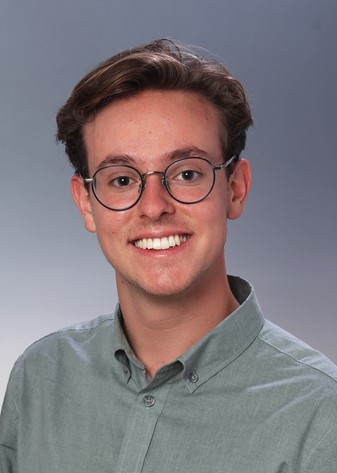
#> input picture images/before/Bild2.jpg, 337 x 473 px, found by its file name
$ python imagineer.py
#> lines starting #> are read from the running program, lines starting #| are printed output that depends on the picture
from PIL import Image
from matplotlib import pyplot as plt

def load(image_path):
    """
    Lädt ein Bild von einem Pfad und gibt das Bildobjekt zurück.

    Arguments:
    image_path -- Pfad des Bildes
    """
    try:
        # Bild einlesen
        image = Image.open(image_path)
#> image is the input picture: PIL image 337x473 RGB; mean R, G, B 129.7, 120.9, 125.5
        return image
    except FileNotFoundError:
        print("Datei nicht gefunden.")
        return None
    except Exception as e:
        print(f"Fehler beim Laden des Bildes: {e}")
        return None

# [19 lines left out: function information, not called in this run]

def show(image_object):
    """
    Displays an image.

    Keyword arguments:
    image_object -- loaded image object
    """
    plt.imshow(image_object)
    plt.axis('off')
    plt.show()

def resize(image_object, width, height):
    """
    Resize an input image to a certain size.

    Keyword arguments:
    image_object -- loaded image object
    width -- new width in pixels
    height -- new height in pixels
    """
#> called with width = 30, height = 40
    return image_object.resize((width, height))
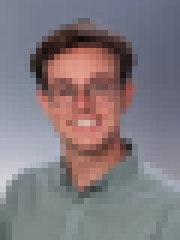
#> returned value: PIL image 30x40 RGB (shown 6 times larger); mean R, G, B 129.7, 120.9, 125.4

# [23 lines left out: function resize_by_ratio, not called in this run]


if __name__ == '__main__':
    image_object = load("pixel_image_creator/images/before/Bild2.jpg")

    new_image = resize(image_object, 30, 40)
    show(new_image)
